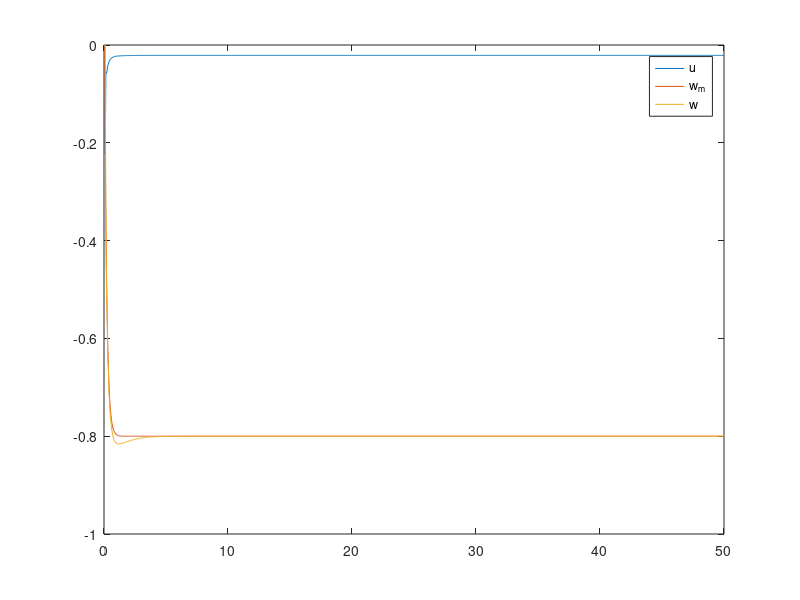

MATLAB code to generate this figure:
clear all
%% Model:

nwheel = 3;
m = 2.2;
L = 0.085;
tau_moteur = 0.15;
gain_moteur = 2*pi*6;
J = 0.5*m*L^2;
r = 0.025;
gear_ratio = 3.2;

theta = (1:nwheel)*pi/2-pi/4;
Mc = [-cos(theta') -sin(theta') L*ones(nwheel,1)];
Mm = diag([1/m 1/m 1/J]);

Gb = J/tau_moteur;
Ga = gain_moteur*Gb;

Ma = Ga*eye(nwheel);
Mb = Gb*eye(nwheel);

M1 = Mc*Mm*Mc'*Ma/r;
M2 = Mc*Mm*Mc'*Mb/r;

%% Controller

dt = 1/20;

Kp = 15*eye(nwheel);
Ki = 40*eye(nwheel);

gamma = -1/0.2*eye(nwheel);
invM1 = inv(M1);

N = 1000;

w_ref = ones(nwheel,N);
w_ref(1,:) = w_ref(1,:)*-0.8; 
w    = zeros(nwheel,N);
w_m  = zeros(nwheel,N);
u    = zeros(nwheel,N);
err  = zeros(nwheel,N);
errI = zeros(nwheel,N);

for i = 2:N
    
    w(:,i) = w(:,i-1) + (M1*u(:,i-1)-M2*w(:,i-1))*dt;
    
    w_m(:,i) = (eye(nwheel)+dt*gamma)*w_m(:,i-1) - dt*gamma*w_ref(:,i-1); % Model estimate

    err(:,i) = w_m(:,i) - w(:,i); % Tracking error
    errI(:,i) = errI(:,i-1) + err(:,i)*dt;
    
    PI_action = Kp*err(:,i) + Ki*errI(:,i);
    u(:,i) = invM1*( gamma*(w(:,i)-w_ref(:,i)) - M2*w(:,i) + PI_action);
    
end


figure(3)

idx = 1:N;
t = (1:N)*dt;
plot(t, u(1,idx)), hold on
plot(t, w_m(1,idx))
plot(t, w(1,idx)), hold off
legend('u','w_m','w','PI')